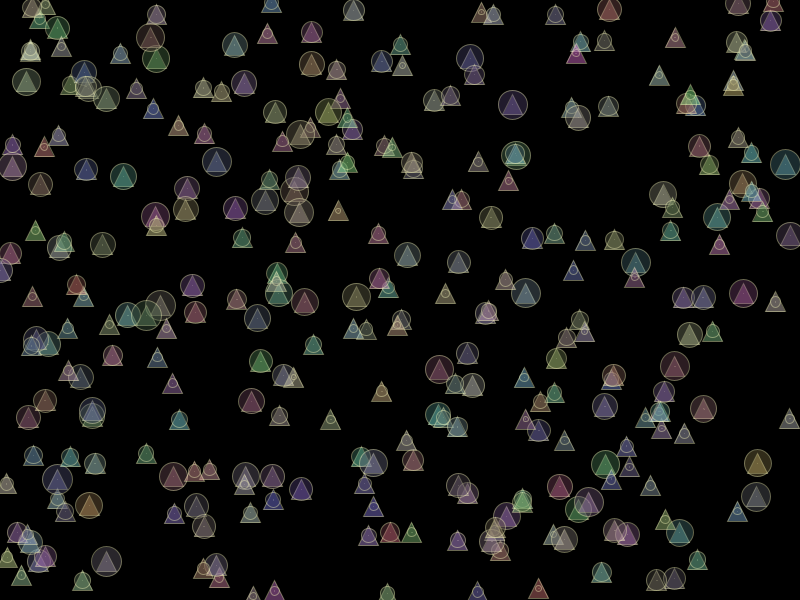
Frame 1 (no input)
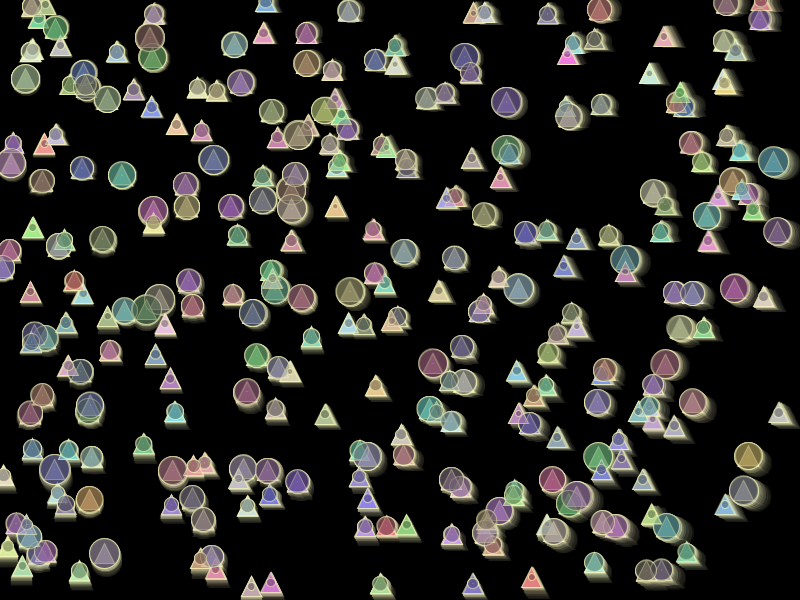
Frame 60 (the mouse pressed at the canvas centre just before this capture)
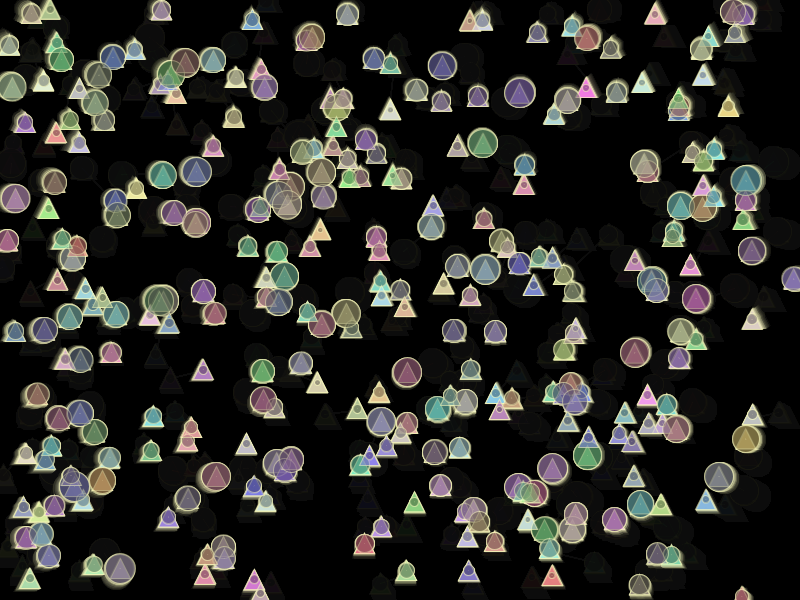
Frame 120 (the mouse held since frame 60 and released just before this capture)

The Processing sketch that drew these frames (run headless with seeded random() and noise(); from frame 60 on, the mouse is pressed at the canvas centre):

// Processing sketch: C_arrays
// ── C_arrays.pde

// myfirstsketch : draw a white square where my mouse is
// groovy

// GLOBAL variables
int NUMGNATS = 300;
float[] x1 = new float[NUMGNATS];
float[] y1 = new float[NUMGNATS]; 
float[] x2 = new float[NUMGNATS];
float[] y2 = new float[NUMGNATS]; 
float[] rad = new float[NUMGNATS];
float[] r = new float[NUMGNATS];
float[] g = new float[NUMGNATS]; 
float[] b = new float[NUMGNATS];


float p1x = 0;
float p1y = -10;
float p2x = -10;
float p2y = 10;
float p3x = 10;
float p3y = 10;


// this runs when i hit play
void setup()
{
  frameRate(60); // how many frames a second do we aspire to?

  size(800, 600); // sets up the size of the canvas

  background(0, 0, 0);

  for (int i=0; i<NUMGNATS; i++)
  {
    x1[i] = random(0, width-1);
    y1[i] = random(0, height-1);
    rad[i] = random(5, 30);
    r[i] = random(128, 255);  
    g[i] = random(128, 255);  
    b[i] = random(128, 255);  
  }
}

// this runs every frame
void draw()
{
  // this fades out the previous stuff
  noStroke();
  fill(0, 0, 0, 10);
  rect(0, 0, width, height);


  float weight = sqrt((mouseX-pmouseX)*(mouseX-pmouseX)+(mouseY-pmouseY)*(mouseY-pmouseY));
  float aa = max(0.01, min(weight/50., 1.0));
  float bb = 1.0-aa;

  // THIS IS THE MAIN LOOP
  for (int i = 0; i<NUMGNATS; i++)
  {
    // this is how far away the thingie is from the mouse
    float dx = (mouseX-x1[i])/20.;
    float dy = (mouseY-y1[i])/20.;
    float drunkx = myDrunkenCurve(-50, 50, 3);
    float drunky = myDrunkenCurve(-50, 50, 3);
    ;
    // this adds the distance and some drunkness to the position
    float shiftx = x1[i]+random(min(0, dx), max(0, dx))+drunkx;
    float shifty = y1[i]+random(min(0, dy), max(0, dy))+drunky;
    x2[i] = aa*shiftx + bb*x1[i];
    y2[i] = aa*shifty + bb*y1[i];


    // draw the line
    noFill(); // don't draw a fill
    stroke(255, 255, 192, 100); // set the stroke to the nice purple
    line(x1[i], y1[i], x2[i], y2[i]); // x1, y1, x2, y2


    // draw the circle
    fill(r[i], g[i], b[i], 100); // set the fill to yellow
    triangle(x2[i]+p1x, y2[i]+p1y, x2[i]+p2x, y2[i]+p2y, x2[i]+p3x, y2[i]+p3y); // draw a circle
    fill(r[i]/2, g[i]/2, b[i]/2, 100); // set the fill to yellow
    ellipse(x2[i], y2[i], rad[i], rad[i]);

    // stash our new x and y for the next round
    x1[i] = x2[i];
    y1[i] = y2[i];


    // checking the boundaries
    if (x1[i]>width) x1[i] = 0;
    if (x1[i]<0) x1[i] = width;
    if (y1[i]>height) y1[i] = 0;
    if (y1[i]<0) y1[i] = height;
  }
}

// this runs when i pick up a key on the keyboard
void keyReleased()
{
  if (key==' ') background(0, 0, 0);
}

float myDrunkenCurve(float min, float max, int Q)
{

  float value = 0.;

  for (int i = 0; i < Q; i++) // i = i + 1
  {
    value+=random(min, max);
  }

  value = value / float(Q);

  return(value);
}
